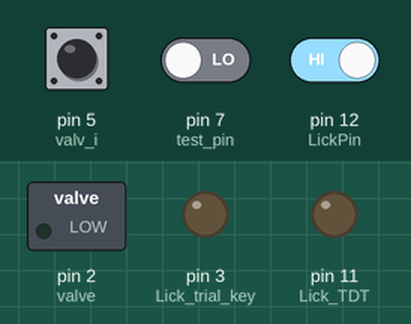
Recording of a sketch running on a simulated Arduino Uno, built with avr-gcc and run on an emulated ATmega328P. Parts: switched loads named in the sketch (green lamp = pin HIGH), output pins drawn as LEDs (lit = HIGH). The inputs (shaded band) are chosen by the test bench; at power-on: pin 7 (test_pin) LOW, pin 12 (LickPin) HIGH, pin 5 (valv_i) HIGH.

Above: at 1.2 s.
1.3 s: pin 7 (test_pin) driven HIGH
At 2.1 s:
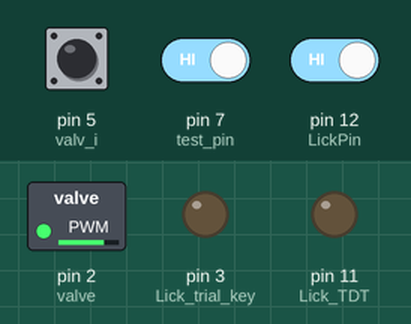
2.8 s: pin 12 (LickPin) driven LOW
At 3.9 s:
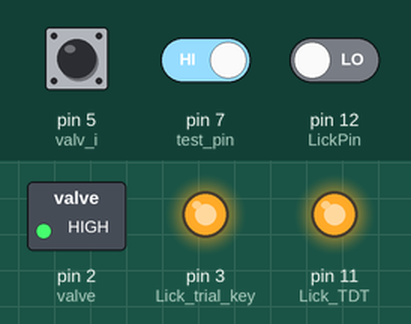
4.3 s: pin 12 (LickPin) driven HIGH
At 5.5 s:
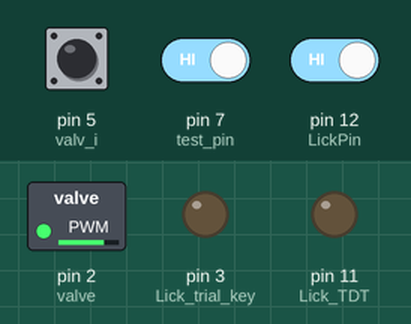
Timing chart, 0 to 7.3 s (numbered marks = the images above; inputs shaded):
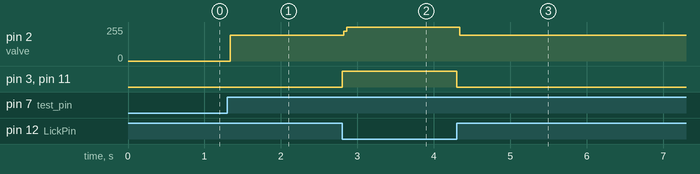

The sketch:

Sucrose_simple_v6_180814.ino
```cpp
int test_pin = 7;


int valve = 2;


int LickPin = 12;
int Lick_TDT = 11;

int Lick_trial_key = 3;


boolean Lick_trial = false;

boolean lick_state = true;  // true false reversed! because of sensor specification

boolean test_state = false;

unsigned long currentT = 0;
unsigned long maxlick = 6000;
unsigned long flick = 0;
unsigned long suppress = 3000;

int valve_inhibit = 0;
int valv_i = 5; //valve inhibit key


void setup() {
  // put your setup code here, to run once:


 pinMode(test_pin, INPUT);
  pinMode(valve, OUTPUT);


  pinMode(LickPin, INPUT);

  pinMode(Lick_TDT, OUTPUT);

  pinMode(Lick_trial_key, OUTPUT);
  pinMode(valv_i, INPUT);

}


void loop() {
  // put your main code here, to run repeatedly:


currentT = millis();


lick_state = digitalRead(LickPin);
test_state = digitalRead(test_pin);
valve_inhibit = digitalRead(valv_i);


if (lick_state == false)
{ digitalWrite(Lick_TDT, HIGH);
  if(valve_inhibit == 0)
  {
  digitalWrite(valve, HIGH);
  }
  digitalWrite(Lick_trial_key,HIGH);
   }


if (lick_state == true)
{ digitalWrite(Lick_TDT, LOW);
digitalWrite(valve, LOW);
digitalWrite(Lick_trial_key,LOW);


if (test_state == true)
{
  digitalWrite(valve, HIGH);
      }


if (test_state == false)
{
digitalWrite(valve, LOW);
}


}


}
```

Measured:
- after the input at 1.3 s, pin 2 (valve): 0/255 → 192/255 at once
- after the input at 2.8 s, pin 2 (valve): 192/255 → 255/255 at once; pin 3 (Lick_trial_key), pin 11 (Lick_TDT): LOW → HIGH at once
- after the input at 4.3 s, pin 2 (valve): 255/255 → 192/255 at once; pin 3 (Lick_trial_key), pin 11 (Lick_TDT): HIGH → LOW at once
